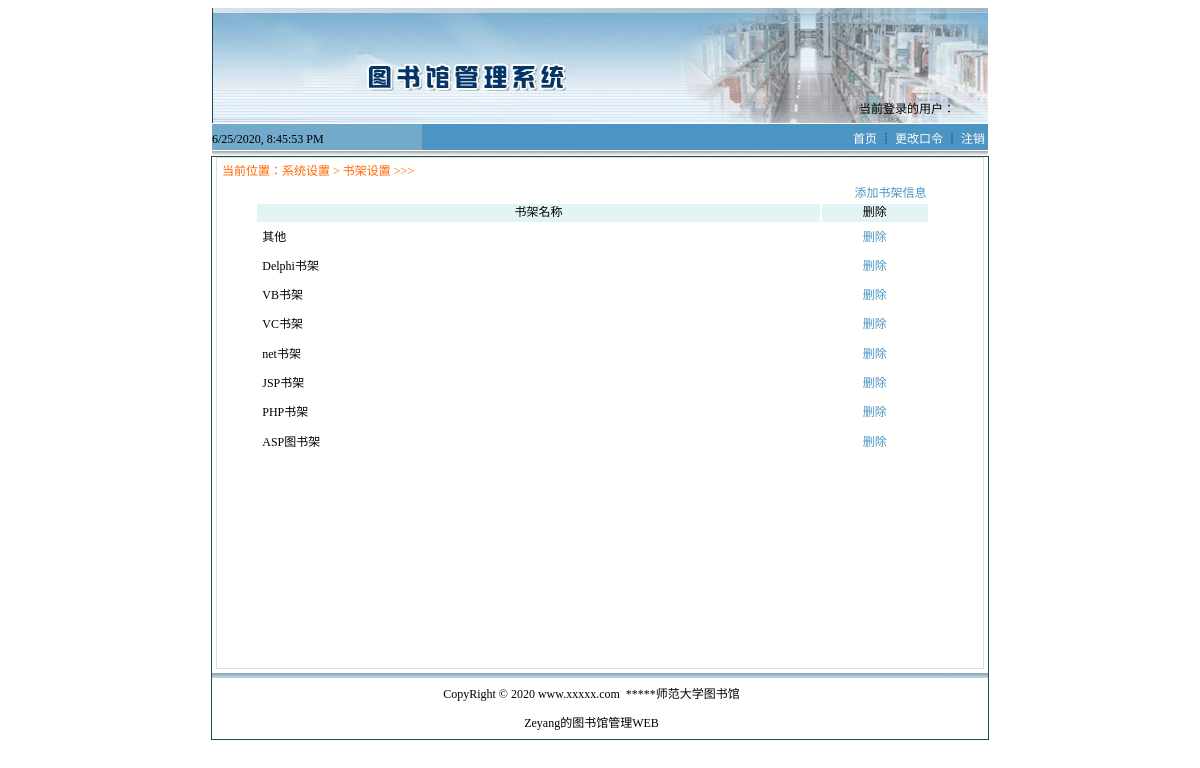
Page /bookcase.php on the committed database.
### tables this page shows
CREATE TABLE `tb_bookcase` (
  `id` int(10) unsigned NOT NULL AUTO_INCREMENT,
  `name` varchar(30) DEFAULT NULL,
  PRIMARY KEY (`id`)
);

### bookcase.php (the view, shortened to what this page needs)
<?php include("navigation.php");?>
<html>
<head>
<link href="CSS/style.css" rel="stylesheet">
</head>
<body>
<table width="776" border="0" align="center" cellpadding="0" cellspacing="0" class="tableBorder">
  <tr>
    <td valign="top" bgcolor="#FFFFFF"><table width="99%" height="510"  border="0" align="center" cellpadding="0" cellspacing="0" bgcolor="#FFFFFF" class="tableBorder_gray">
  <tr>
    <td height="510" valign="top" style="padding:5px;"><table width="98%" height="487"  border="0" cellpadding="0" cellspacing="0">
      <tr>
        <td height="22" valign="top" class="word_orange">当前位置：系统设置 &gt; 书架设置 &gt;&gt;&gt;</td>
      </tr>
      <tr>
        <td align="center" valign="top">
<?php
include("conn/conn.php");
$sql=mysqli_query($conn,"select * from tb_bookcase order by id desc");
$info=mysqli_fetch_array($sql);
if($info==false){
?>
          <table width="100%" height="30"  border="0" cellpadding="0" cellspacing="0">
            <tr>
              <td height="36" align="center">暂无书架信息！</td>
            </tr>
          </table>
          <table width="100%"  border="0" cellspacing="0" cellpadding="0">
  <tr>
    <td>
      <a href="#" onClick="window.open('bookcase_add.jsp','','width=292,height=175')">添加书架信息</a> </td>
  </tr>
</table>
 <?php
}else{
  ?>
 <table width="91%"  border="0" cellspacing="0" cellpadding="0">
  <tr>
    <td width="84%">&nbsp;      </td>
<td width="16%" align="right">
      <a href="#" onClick="window.open('bookcase_add.php','','width=292,height=175')">添加书架信息&nbsp;</a> </td>
  </tr>
</table>
  <table width="91%"  border="1" cellpadding="0" cellspacing="0" bordercolor="#FFFFFF" bordercolordark="#D2E3E6" bordercolorlight="#FFFFFF">
  <tr align="center" bgcolor="#e3F4F7">
    <td width="84%">书架名称</td>
    <td width="16%">删除</td>
  </tr>
<?php
	do{
?>
  <tr>
    <td style="padding:5px;"><?php echo $info["name"];?></td>
    <td align="center"><a href="bookcase_del.php?id=<?php echo $info["id"];?>">删除</a></td>
  </tr>
<?php
  }while($info=mysqli_fetch_array($sql));
}
?>
</table></td>
      </tr>
    </table>
</td>
  </tr>
</table>
<?php include("copyright.php");?>
</td>
  </tr>
</table>
</body>
</html>

### css/style.css (style rules this page uses)
td { font-size: 9pt; line-height:144%; }
a { font-size: 9pt; text-decoration: none; color: #4C94C1; }
.word_orange { font-size: 9pt; color: #FF6600; }
.tableBorder { border: #1B4E51 1px solid }
.tableBorder_gray { border: #DDDDDD 1px solid }

### rows in the picture
tb_bookcase: name "其他"
tb_bookcase: name "Delphi书架"
tb_bookcase: name "VB书架"
tb_bookcase: name "VC书架"
tb_bookcase: name "net书架"
tb_bookcase: name "JSP书架"
tb_bookcase: name "PHP书架"
tb_bookcase: name "ASP图书架"
